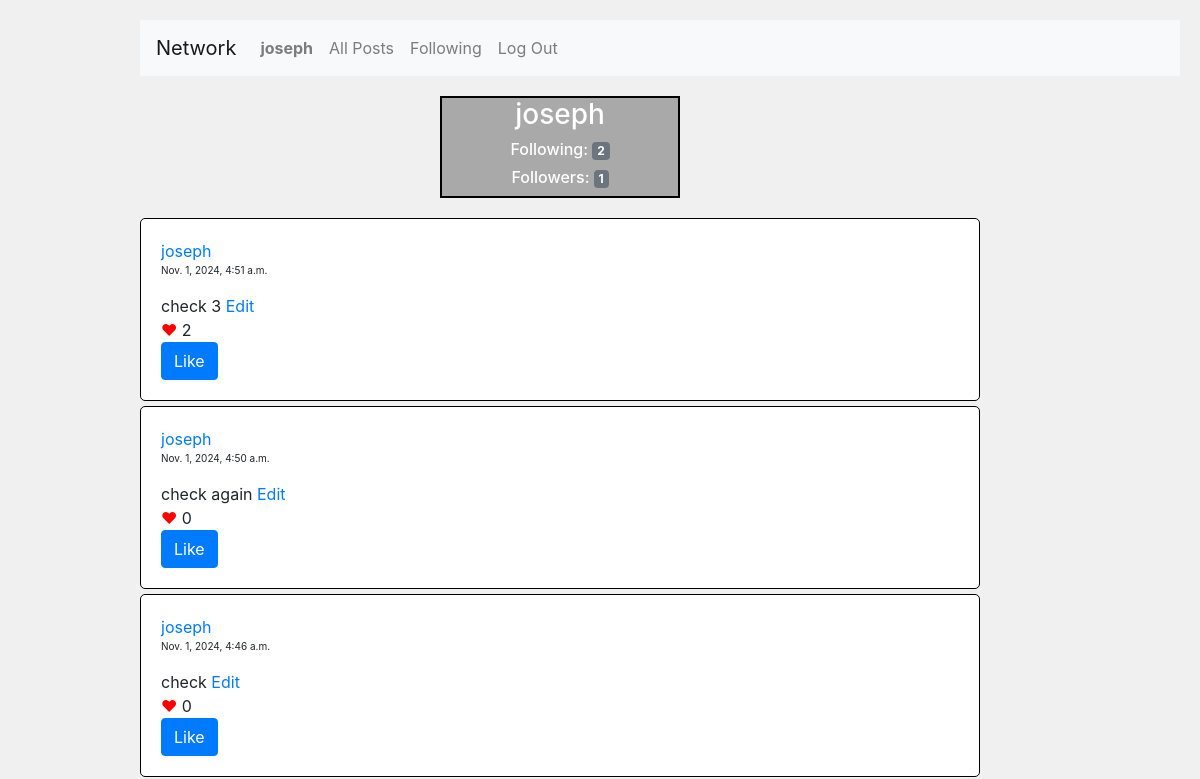
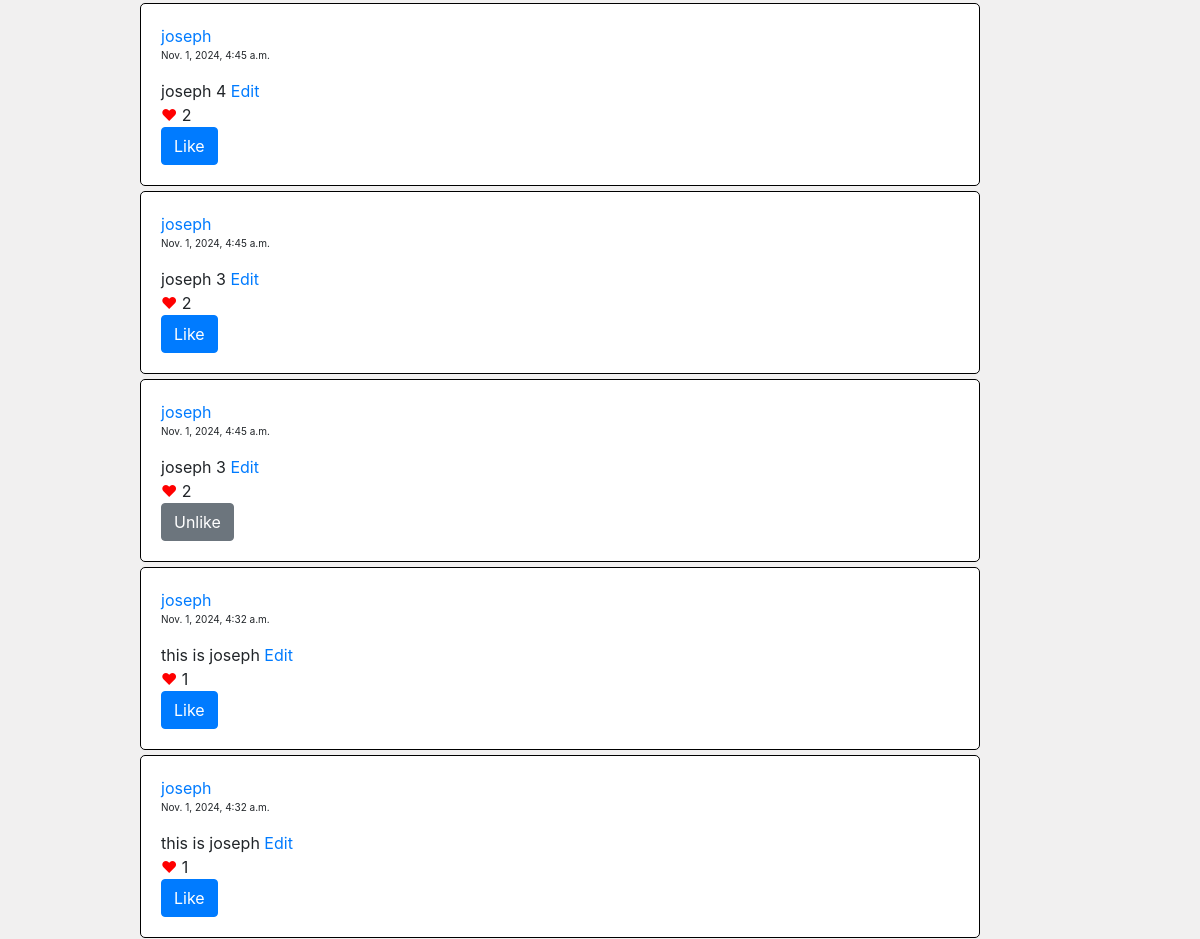
The page /profile/2/ (signed in, upper part) on the database as committed earlier (2 pictures, top to bottom).
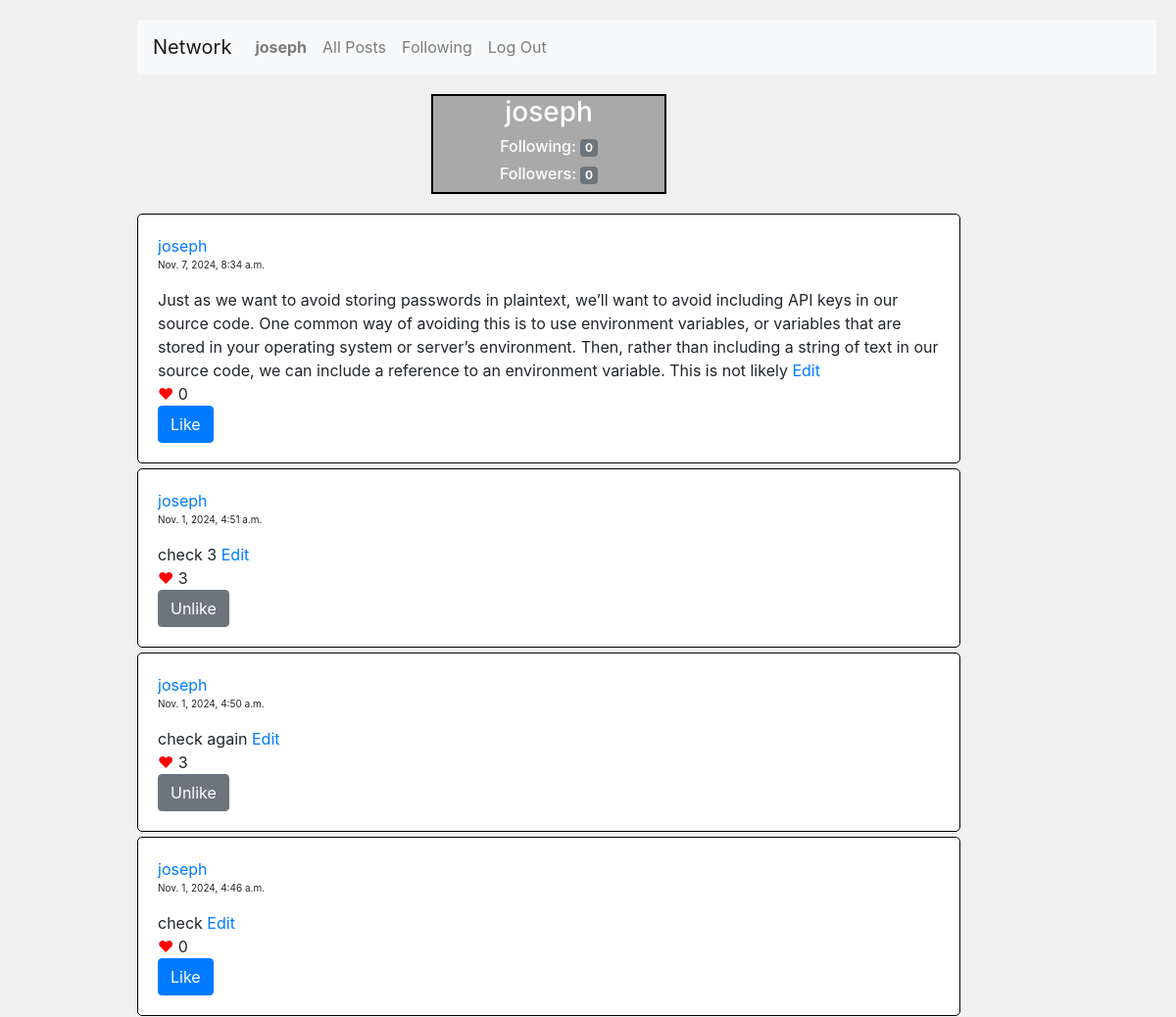
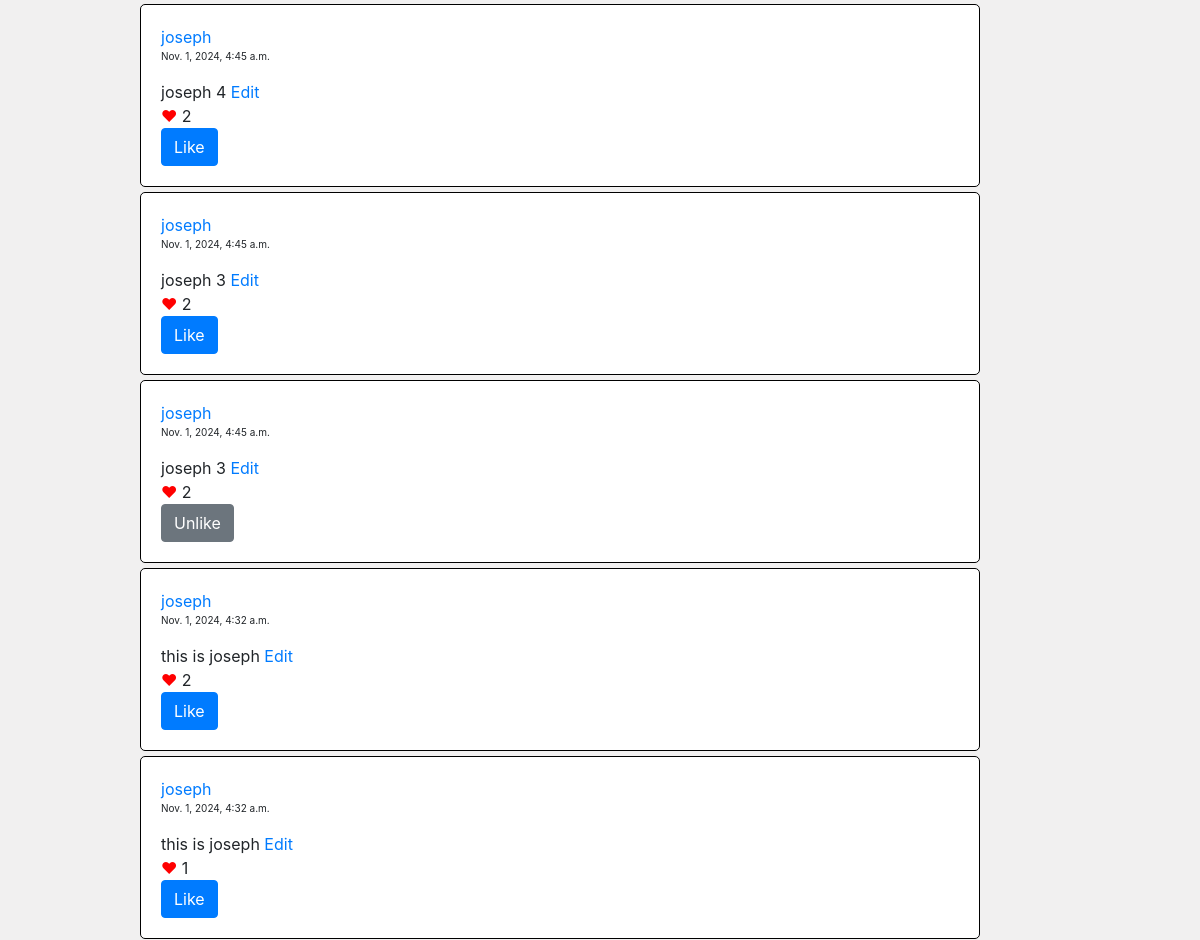
The same page on the database as committed later (2 pictures, top to bottom).
### network/models.py (models this page shows, shortened)
class User(AbstractUser):
    pass

class Post(models.Model):
    poster = models.ForeignKey(User, on_delete=models.CASCADE, related_name='poster')
    post = models.TextField()
    likes = models.IntegerField(default=0)
    posting_date = models.DateTimeField(auto_now_add=True)

### network/views.py (the view, shortened to what this page needs)
# urls.py: path('profile/<int:poster_id>/', views.profile, name= 'profile'),
def profile(request, poster_id):
    poster_instance = User.objects.get(id=poster_id)
    requestor_instance = User.objects.get(id=request.user.id)
    followed = Follow.objects.filter(followed = poster_instance, follower = requestor_instance).exists()
    no_followers = Follow.objects.filter(followed = poster_instance).count()
    no_followed  = Follow.objects.filter(follower = poster_instance).count()
    posts  = Post.objects.filter(poster = poster_instance).order_by('-posting_date')
    user_instance = User.objects.get(id=request.user.id)
    likes = Like.objects.filter(liker=user_instance)
    like_ids = [like.post.id for like in likes]
    return render(request, 'network/profile.html', {
        'poster': poster_instance,
        "poster_id" : poster_id,
        "followed": followed,
        'no_followers': no_followers,
        'no_followed': no_followed,
        'posts': posts,
        'likes': like_ids
    })

### network/templates/network/profile.html (shortened to what this page needs)
{% extends "network/layout.html" %}
{% load static %}
{% block body %}
    <div id="profile">
        <h3>{{ poster }}</h3>
        <h6>Following: <span class="badge badge-secondary">{{ no_followed }}</span></h6>
        <h6>Followers: <span class="badge badge-secondary">{{ no_followers }}</span></h6>
    </div>
    {% if user.is_authenticated %}
        {% for post in posts %}
            <div class="div-posts">
                <a href="{% url 'profile' post.poster.id %}">{{ post.poster }}</a>
                <p class="date">{{post.posting_date}}</p>
                <span class="post" data-id ='{{ post.id }}'>{{ post.post }}</span>
                {% if post.poster.id == user.id %}
                    <a href="#" class="edit">Edit</a>
                {% endif%}
                <br><span class="heart">&#9829;</span>
                {% if user.is_authenticated %}
                    {% block content %}
                        {% if post.id in likes %}
                            <span class="totallikes">{{ post.likes }}</span>
                            <br>
                            <button data-postid ='{{ post.id }}' data-userid ='{{ user.id }}' class="subtractlike btn btn-secondary" id='u{{ post.id }}'>Unlike</button>
                        {% else %}
                            <span class="totallikes">{{ post.likes }}</span>
                            <br>
                            <button data-postid ='{{ post.id }}' data-userid ='{{ user.id }}' class="addlike btn btn-primary" id='l{{ post.id }}'>Like</button>
                        {% endif %}
                    {% endblock %}
                {% endif %}
            </div>
        {% endfor %}
    {% endif %}
{% endblock %}

### network/templates/network/layout.html (shortened to what this page needs)
{% load static %}
<!DOCTYPE html>
<html lang="en">
    <head>
        <link rel="stylesheet" href="https://stackpath.bootstrapcdn.com/bootstrap/4.4.1/css/bootstrap.min.css">
        <link href="{% static 'network/styles.css' %}" rel="stylesheet">
    </head>
    <body>
        <nav class="navbar navbar-expand-lg navbar-light bg-light">
            <a class="navbar-brand" href="{% url 'index' %}">Network</a>
            <div>
              <ul class="navbar-nav mr-auto">
                {% if user.is_authenticated %}
                    <li class="nav-item">
                        <a class="nav-link" href="{% url 'profile' user.id %}"><strong>{{ user.username }}</strong></a>
                    </li>
                {% endif %}
                <li class="nav-item">
                  <a class="nav-link" href="{% url 'index' %}">All Posts</a>
                </li>
                {% if user.is_authenticated %}
                    <li class="nav-item">
                        <a class="nav-link" href="{% url 'following' %}">Following</a>
                    </li>
                    <li class="nav-item">
                        <a class="nav-link" href="{% url 'logout' %}">Log Out</a>
                    </li>
                {% endif %}
              </ul>
            </div>
          </nav>
        <div class="body">
            {% block body %}
            {% endblock %}
        </div>
    </body>
</html>

### network/static/network/styles.css (style rules this page uses)
body { margin: 20px; padding-left: 10vw; background-color: #f1f0f0; }
.div-posts { background-color: white; border: 1px solid black; padding: 20px; margin-bottom: 5px; max-width: 70vw; border-radius: 5px; }
.date { font-size: x-small; }
.heart { color: red; }
#profile { background-color: darkgray; color: white; margin: 20px; text-align: center; border: 2px solid black; width: 20vw; margin-left: 25vw; }

Rows that differ between the two databases and show on the page:
added Post: poster "joseph", posting_date "Nov. 7, 2024, 8:34 a.m.", post "Just as we want to avoid storing passwords in plaintext, we’ll want to avoid including API keys in our source code. One common way of avoiding this is to use environment variables, or variables that are stored in your operating system or server’s environment. Then, rather than including a string of text in our source code, we can include a reference to an environment variable. This is not likely", shows "Edit", likes "0"
changed Post "check 3": likes "2" → "3"; text "Like" → "Unlike"
changed Post "check again": likes "0" → "3"; text "Like" → "Unlike"
changed Post (number 8 of 9 on the later page): likes "1" → "2"
Other text that changed with them:
{{ no_followed }}: "2" → "0"
{{ no_followers }}: "1" → "0"
